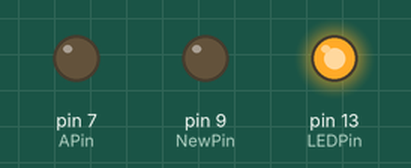
Recording of a sketch running on a simulated Arduino Uno, built with avr-gcc and run on an emulated ATmega328P. Shown: output pins drawn as LEDs (lit = HIGH).

Above: at 0.1 s.
At 1.1 s:
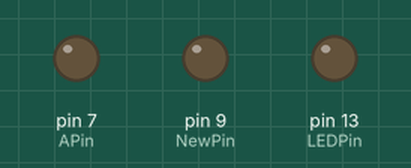
At 1.6 s:
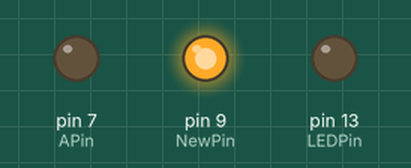
At 9.2 s:
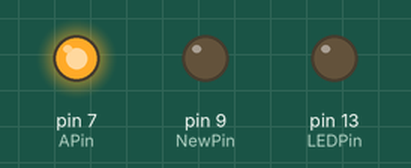
At 17.8 s:
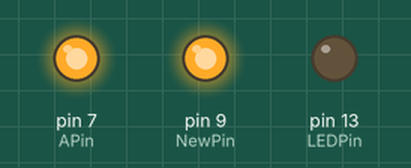
At 37.9 s:
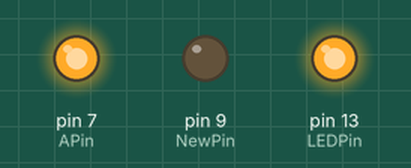
Timing chart, 0 to 40.0 s (numbered marks = the images above):
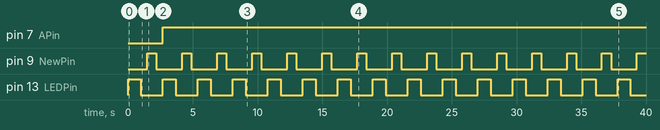

Measured:
- by itself, pin 7 (APin): LOW → HIGH at 2.7 s
- by itself, pin 9 (NewPin): alternates HIGH for 0.70 s and LOW for 2.0 s
- by itself, pin 13 (LEDPin): alternates HIGH for 1.0 s and LOW for 1.7 s

The sketch:

LESSON_1.ino
```cpp
int LEDPin=13;
int Wait=500;
int WaitOn=1000;
int NewPin=9;
int WaitNew=700;
int APin=7;

void setup() {
 pinMode(LEDPin, OUTPUT) ;
 pinMode(NewPin, OUTPUT);
 pinMode(APin, OUTPUT);
}

void loop() {
 digitalWrite(LEDPin, HIGH);
 delay(WaitOn);
 digitalWrite(LEDPin, LOW);
 delay(Wait);
 digitalWrite(NewPin,HIGH);
 delay(WaitNew);
 digitalWrite(NewPin, LOW);
 delay(Wait);
 digitalWrite(APin,HIGH);

}
```
